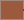

Rendered tile map (Tiled .tmx) drawn with the repository's tilesets; below, a short description and the full map source, tile grids included:
An orthogonal 24x20 tile map with 1x1 px tiles, 1 tile layer (Tile Layer 1).

<map version="1.8" tiledversion="1.8.2" orientation="orthogonal" renderorder="right-down" width="24" height="20" tilewidth="1" tileheight="1" infinite="0" nextlayerid="2" nextobjectid="1">
 <tileset firstgid="1" source="Tile sets/ground.tsx" />
 <layer id="1" name="Tile Layer 1" width="24" height="20">
  <data encoding="csv">
5,5,5,5,5,5,5,5,5,5,5,5,5,5,5,5,5,5,5,5,5,5,5,5,
5,4,4,4,4,4,4,4,4,4,4,4,4,4,4,4,4,4,4,4,4,4,4,5,
5,4,4,4,4,4,4,4,4,4,4,4,4,4,4,4,4,4,4,4,4,4,4,5,
5,4,4,4,4,4,4,4,4,4,4,4,4,4,4,4,4,4,4,4,4,4,4,5,
5,4,4,4,4,4,4,4,4,4,4,4,4,4,4,4,4,4,4,4,4,4,4,5,
5,4,4,4,4,4,4,4,4,4,4,4,4,4,4,4,4,4,4,4,4,4,4,5,
5,4,4,4,4,4,4,4,4,4,4,4,4,4,4,4,4,4,4,4,4,4,4,5,
5,4,4,4,4,4,4,4,4,4,4,4,4,4,4,4,4,4,4,4,4,4,4,5,
5,4,4,4,4,4,4,4,4,4,4,4,4,4,4,4,4,4,4,4,4,4,4,5,
5,4,4,4,4,4,4,4,4,4,4,4,4,4,4,4,4,4,4,4,4,4,4,6,
5,4,4,4,4,4,4,4,4,4,4,4,4,4,4,4,4,4,4,4,4,4,4,6,
5,4,4,4,4,4,4,4,4,4,4,4,4,4,4,4,4,4,4,4,4,4,4,5,
5,4,4,4,4,4,4,4,4,4,4,4,4,4,4,4,4,4,4,4,4,4,4,5,
5,4,4,4,4,4,4,4,4,4,4,4,4,4,4,4,4,4,4,4,4,4,4,5,
5,4,4,4,4,4,4,4,4,4,4,4,4,4,4,4,4,4,4,4,4,4,4,5,
5,4,4,4,4,4,4,4,4,4,4,4,4,4,4,4,4,4,4,4,4,4,4,5,
5,4,4,4,4,4,4,4,4,4,4,4,4,4,4,4,4,4,4,4,4,4,4,5,
5,4,4,4,4,4,4,4,4,4,4,4,4,4,4,4,4,4,4,4,4,4,4,5,
5,4,4,4,4,4,4,4,4,4,4,4,4,4,4,4,4,4,4,4,4,4,4,5,
5,5,5,5,5,5,5,5,5,5,5,5,5,5,5,5,5,5,5,5,5,5,5,5
</data>
 </layer>
</map>
